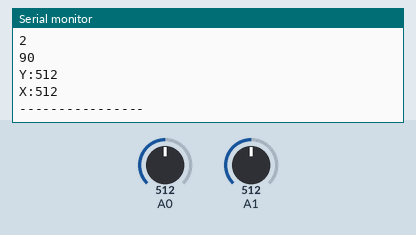
Recording of a sketch running on a simulated Arduino Uno, built with avr-gcc and run on an emulated ATmega328P. Parts: the last lines printed to the serial monitor. The test bench sets the inputs (shaded band); at power-on: A0 = 512, A1 = 512. No radio packets arrive unless stated.

Above: at 4.2 s.
4.3 s: A0 set to 543
At 5.1 s:
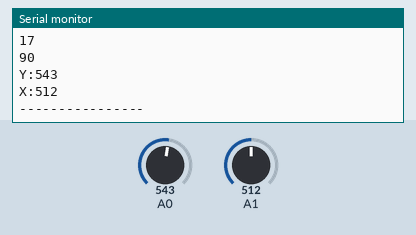
5.8 s: A0 set to 519
At 6.3 s:
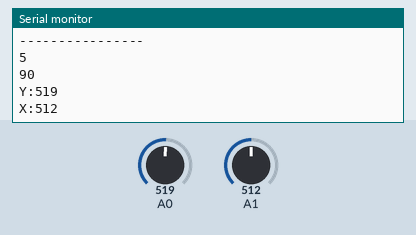
Timing chart, 0 to 8.8 s (numbered marks = the images above; inputs shaded):
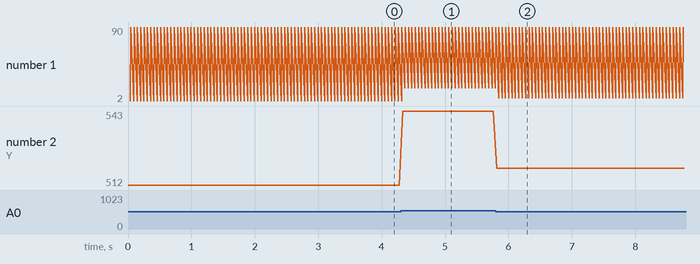

The sketch:

rcRobot.ino
```cpp
#include <RF24.h>
#include <SPI.h>

RF24 radio(9,10);
const byte rxAddr[6] = "00001";
int DATA[3];

void setup() {
  // put your setup code here, to run once:
  Serial.begin(9600);
  radio.begin();
  radio.setRetries(15,15);
  radio.openWritingPipe(rxAddr);
}

void loop() {
  // put your main code here, to run repeatedly:
  Serial.print("Y:");
  Serial.println(analogRead(A0));
  Serial.print("X:");
  Serial.println(analogRead(A1));
  Serial.println("----------------");


  int y = map(analogRead(A0), 507, 1023, 0, 255);
  int x = map(analogRead(A1), 0, 1023, 0, 180);
  Serial.println(y);
  Serial.println(x);

  DATA[0] = x;
  DATA[1] = y;
  DATA[2] = 0;

  radio.write(DATA,sizeof(DATA));
  delay(50);
}
```

Measured:
- the behaviour switches between 528 and 527 on A0 (found by bisection; images 1 and 2)
- after the input at 4.3 s, the serial monitor: prints a new line at once (image 1)
- after the input at 5.8 s, the serial monitor: prints a new line at once (image 2)
- plotted number 2: 512 → 543 after the input at 4.3 s, 543 → 519 after the input at 5.8 s
